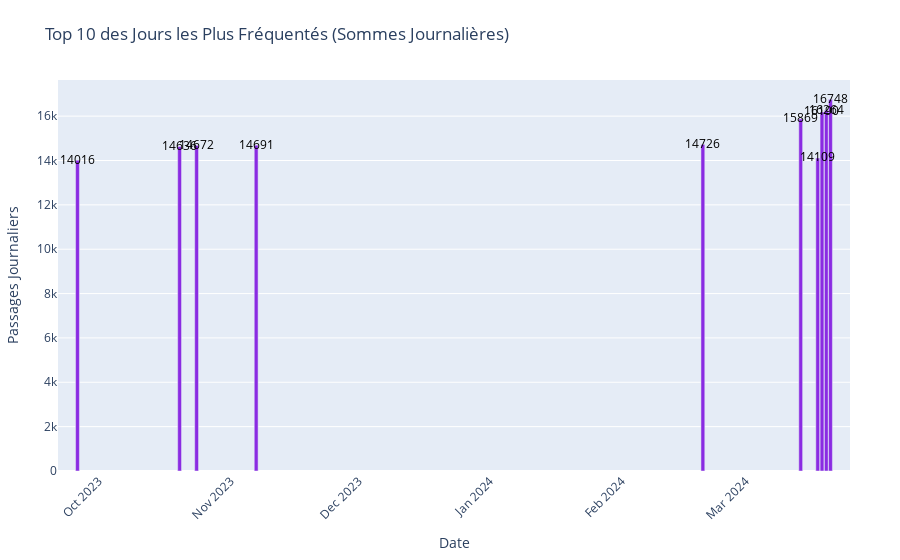

This figure's notebook cell:
### Code cell
# Créer la figure
fig = go.Figure()

# Ajouter un trace de barres
fig.add_trace(go.Bar(
    x=top_10_days['date_j'],
    y=top_10_days['counts'],
    marker_color='blueviolet',
    name='Passages Journaliers'
))

# Mettre en forme la figure
fig.update_layout(
    title='Top 10 des Jours les Plus Fréquentés (Sommes Journalières)',
    xaxis=dict(title='Date'),
    yaxis=dict(title='Passages Journaliers'),
    xaxis_tickangle=-45,  # Rotation des étiquettes d'axe x pour une meilleure lisibilité
    bargap=0.1,  # Espacement entre les barres
    margin=dict(l=50, r=50, t=80, b=50),  # Marge pour éviter que le titre ne se superpose aux données
)

# Ajouter les annotations des valeurs
for idx, value in enumerate(top_10_days['counts']):
    fig.add_annotation(
        x=top_10_days['date_j'].iloc[idx],
        y=value + 50,
        text=str(value),
        showarrow=False,
        font=dict(color='black', size=12),
        xshift=0,
        yshift=0
    )

# Afficher la figure
fig.show()

### Figure 1 — Plotly figure (JSON) as saved in the notebook; plotly's stock layout.template omitted (floating-point values rounded to 4 significant figures)
{"data": [{"marker": {"color": "blueviolet"}, "name": "Passages Journaliers", "type": "bar", "x": ["2024-03-21", "2024-03-20", "2024-03-19", "2024-03-14", "2024-02-20", "2023-11-07", "2023-10-24", "2023-10-20", "2024-03-18", "2023-09-26"], "y": [16748, 16264, 16190, 15869, 14726, 14691, 14672, 14636, 14109, 14016]}], "layout": {"annotations": [{"font": {"color": "black", "size": 12}, "showarrow": false, "text": "16748", "x": "2024-03-21", "xshift": 0, "y": 16798, "yshift": 0}, {"font": {"color": "black", "size": 12}, "showarrow": false, "text": "16264", "x": "2024-03-20", "xshift": 0, "y": 16314, "yshift": 0}, {"font": {"color": "black", "size": 12}, "showarrow": false, "text": "16190", "x": "2024-03-19", "xshift": 0, "y": 16240, "yshift": 0}, {"font": {"color": "black", "size": 12}, "showarrow": false, "text": "15869", "x": "2024-03-14", "xshift": 0, "y": 15919, "yshift": 0}, {"font": {"color": "black", "size": 12}, "showarrow": false, "text": "14726", "x": "2024-02-20", "xshift": 0, "y": 14776, "yshift": 0}, {"font": {"color": "black", "size": 12}, "showarrow": false, "text": "14691", "x": "2023-11-07", "xshift": 0, "y": 14741, "yshift": 0}, {"font": {"color": "black", "size": 12}, "showarrow": false, "text": "14672", "x": "2023-10-24", "xshift": 0, "y": 14722, "yshift": 0}, {"font": {"color": "black", "size": 12}, "showarrow": false, "text": "14636", "x": "2023-10-20", "xshift": 0, "y": 14686, "yshift": 0}, {"font": {"color": "black", "size": 12}, "showarrow": false, "text": "14109", "x": "2024-03-18", "xshift": 0, "y": 14159, "yshift": 0}, {"font": {"color": "black", "size": 12}, "showarrow": false, "text": "14016", "x": "2023-09-26", "xshift": 0, "y": 14066, "yshift": 0}], "bargap": 0.1, "margin": {"b": 50, "l": 50, "r": 50, "t": 80}, "title": {"text": "Top 10 des Jours les Plus Fréquentés (Sommes Journalières)"}, "xaxis": {"tickangle": -45, "title": {"text": "Date"}}, "yaxis": {"title": {"text": "Passages Journaliers"}}}}
